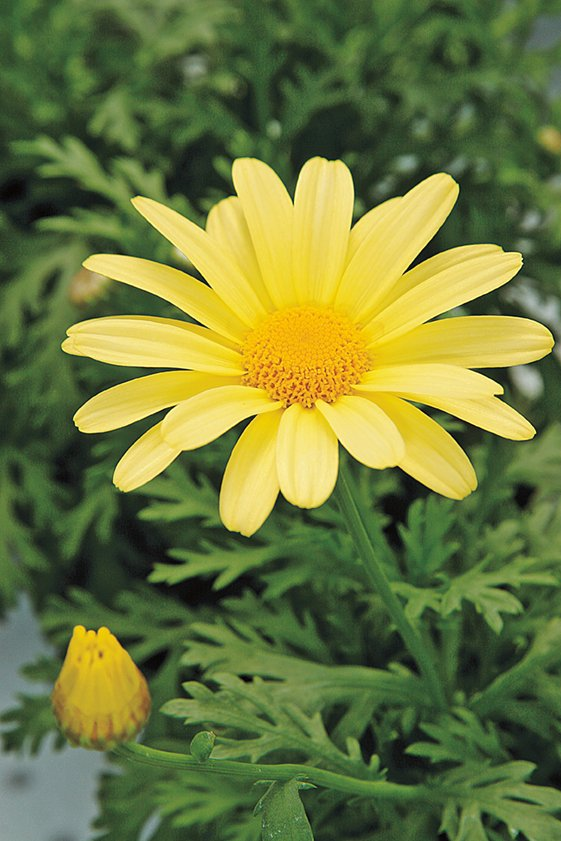
#> input picture assets/a1images/daisy.jpg, 561 x 841 px, found by its file name
$ python q5_gaussian_filtering.py
#> lines starting #> are read from the running program, lines starting #| are printed output that depends on the picture; long printed decimals are rounded
import numpy as np
import matplotlib.pyplot as plt
import matplotlib.gridspec as gridspec
from mpl_toolkits.mplot3d import Axes3D   # noqa: F401 — registers 3D projection
import cv2

# Helper — build a Gaussian kernel of any size
def gaussian_kernel(size, sigma):

    assert size % 2 == 1, "Kernel size must be odd"
    half = size // 2
    # Create coordinate grids centred at zero
    # e.g. for size=5: coords = [-2, -1, 0, 1, 2]
    coords = np.arange(-half, half + 1)          # shape (size,)
    x, y   = np.meshgrid(coords, coords)         # both shape (size, size)

    # Evaluate the (unnormalised) Gaussian
    kernel = np.exp(-(x**2 + y**2) / (2 * sigma**2))

    # Normalise so coefficients sum to 1
    kernel /= kernel.sum()
    return kernel


# (a) 5×5 kernel, σ = 2
SIGMA = 2
kernel_5x5 = gaussian_kernel(size=5, sigma=SIGMA)

print("(a) 5×5 Gaussian kernel  (σ = 2):")
print("-" * 55)
# Print with 6 decimal places so the symmetry is clear
with np.printoptions(precision=6, suppress=True):
    print(kernel_5x5)
print(f"\nKernel sum (should be 1.0) : {kernel_5x5.sum():.10f}")
print(f"Centre value               : {kernel_5x5[2,2]:.6f}  (largest)")
print(f"Corner value               : {kernel_5x5[0,0]:.6f}  (smallest)")

# (b) 51×51 kernel — 3D surface plot
kernel_51x51 = gaussian_kernel(size=51, sigma=SIGMA)

half = 25
coords = np.arange(-half, half + 1)
X, Y   = np.meshgrid(coords, coords)

fig_3d = plt.figure(figsize=(10, 7))
ax3d   = fig_3d.add_subplot(111, projection="3d")

surf = ax3d.plot_surface(
    X, Y, kernel_51x51,
    cmap="viridis",
    edgecolor="none",
    alpha=0.92
)

ax3d.set_xlabel("x  (pixels)", fontsize=10, labelpad=8)
ax3d.set_ylabel("y  (pixels)", fontsize=10, labelpad=8)
ax3d.set_zlabel("Kernel coefficient", fontsize=10, labelpad=8)
ax3d.set_title(f"(b) 51×51 Gaussian Kernel  (σ = {SIGMA})", fontsize=12)
fig_3d.colorbar(surf, ax=ax3d, shrink=0.5, pad=0.1, label="Coefficient value")

plt.tight_layout()
plt.savefig("Q5_Gaussian_Filtering/outputs/q5_3d_surface.png", dpi=150, bbox_inches="tight")
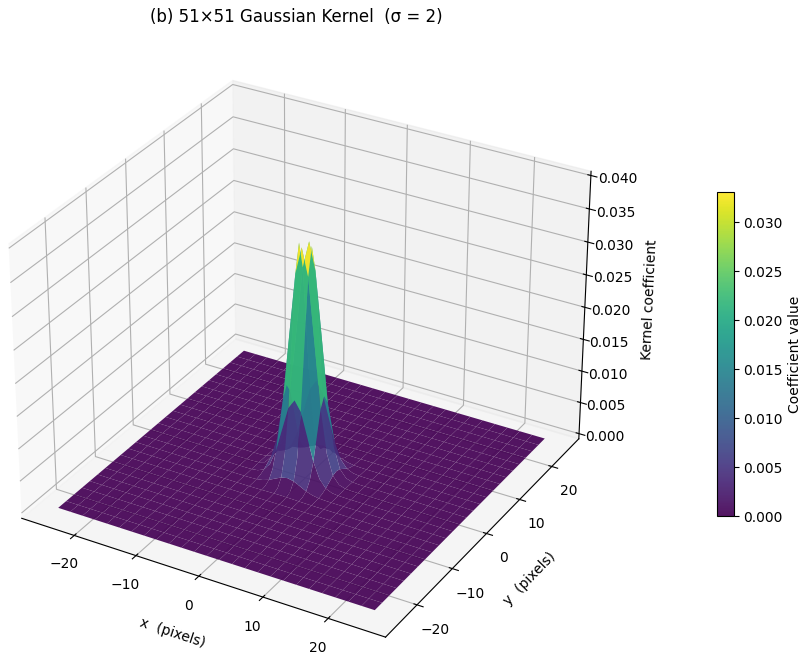
#> figure drawn by matplotlib, 2 panels
print("Saved -> q5_3d_surface.png")
plt.show()


# Load image for filtering  (daisy — good texture + edges for comparison)
img_bgr  = cv2.imread("assets/a1images/daisy.jpg")
#> img_bgr is the input picture: shape (841, 561, 3); mean B, G, R 60.7, 120.3, 108.5
img_rgb  = cv2.cvtColor(img_bgr, cv2.COLOR_BGR2RGB)
img_gray = cv2.cvtColor(img_bgr, cv2.COLOR_BGR2GRAY).astype(np.float32)
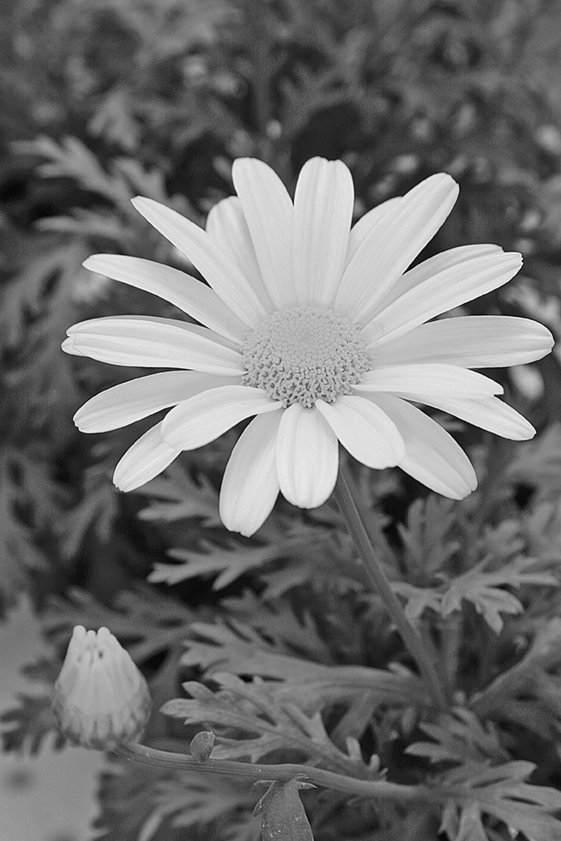
#> img_gray: shape (841, 561) float32; min 1, max 247, mean 110

print(f"\nImage : daisy.jpg  {img_gray.shape}")
#| Image : daisy.jpg  (841, 561)

# (c) Apply our manual kernel using cv2.filter2D
kernel_f32     = kernel_5x5.astype(np.float32)
smoothed_manual = cv2.filter2D(img_gray, ddepth=-1, kernel=kernel_f32)

# (d) OpenCV built-in cv2.GaussianBlur
smoothed_opencv = cv2.GaussianBlur(img_gray, ksize=(5, 5), sigmaX=SIGMA, sigmaY=SIGMA)

# Difference map
diff = np.abs(smoothed_manual.astype(np.float32) - smoothed_opencv.astype(np.float32))
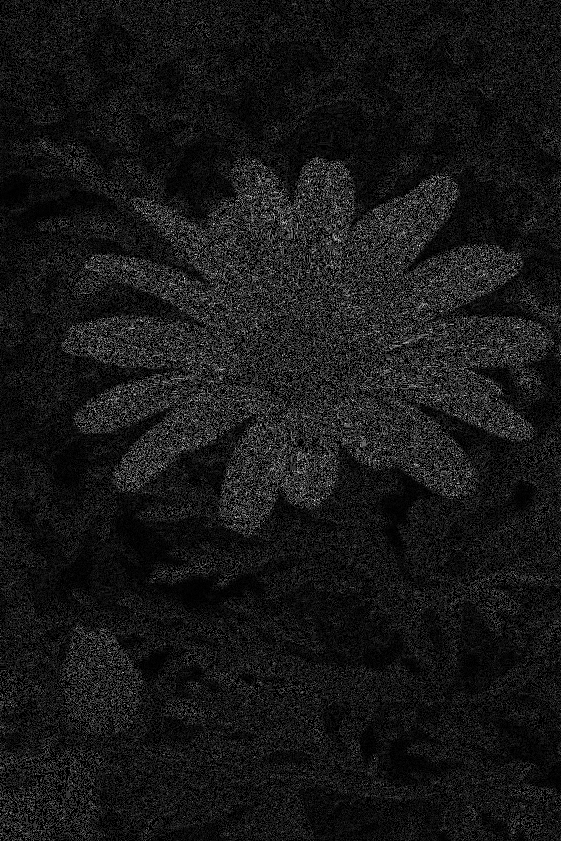
#> diff: shape (841, 561) float32; min 0, max 7.63e-05, mean 7.02e-06; drawn with min black and max white
print("Comparison — manual vs cv2.GaussianBlur():")
print(f"  Max pixel difference  : {diff.max():.4f}")
#|   Max pixel difference  : 0.0001
print(f"  Mean pixel difference : {diff.mean():.6f}")
#|   Mean pixel difference : 7e-06


# FIGURE — Filtering results
fig, axes = plt.subplots(2, 3, figsize=(15, 9))
fig.suptitle("Q5 — Gaussian Filtering  (σ = 2, 5×5 kernel)", fontsize=13, fontweight="bold")

# Row 0: images
panels = [
    (img_gray,        "Original grayscale"),
    (smoothed_manual, "(c) Manual kernel\nvia cv2.filter2D()"),
    (smoothed_opencv, "(d) cv2.GaussianBlur()\n(built-in)"),
]
for ax, (im, title) in zip(axes[0], panels):
    ax.imshow(im, cmap="gray", vmin=0, vmax=255)
    ax.set_title(title, fontsize=10)
    ax.axis("off")
#> this loop made 3 passes
#> title on pass 1: 'Original grayscale'

# Row 1: zoomed crop (top-left petal — rich texture)
H, W = img_gray.shape
#> H = 841; W = 561
r1, r2 = int(H * 0.05), int(H * 0.45)
#> r1 = 42; r2 = 378
c1, c2 = int(W * 0.05), int(W * 0.55)
#> c1 = 28; c2 = 308

zoom_orig   = img_gray[r1:r2, c1:c2]
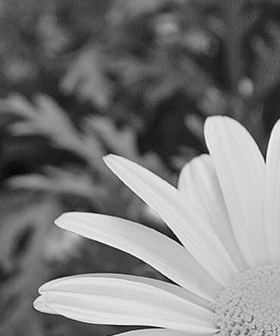
#> zoom_orig: shape (336, 280) float32; min 2, max 246, mean 123.1
zoom_manual = smoothed_manual[r1:r2, c1:c2]
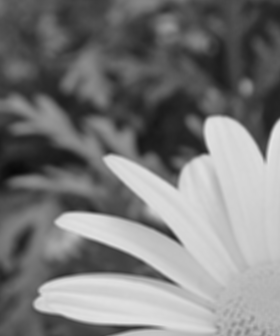
#> zoom_manual: shape (336, 280) float32; min 8.68, max 228.8, mean 123.1
zoom_opencv = smoothed_opencv[r1:r2, c1:c2]

for ax, (im, title) in zip(axes[1], [
    (zoom_orig,   "Zoomed — original"),
    (zoom_manual, "Zoomed — manual kernel"),
    (zoom_opencv, "Zoomed — OpenCV"),
]):
    ax.imshow(im, cmap="gray", vmin=0, vmax=255)
    ax.set_title(title, fontsize=10)
    ax.axis("off")
#> this loop made 3 passes

plt.tight_layout()
plt.savefig("Q5_Gaussian_Filtering/outputs/q5_filtering.png", dpi=150, bbox_inches="tight")
print("Saved -> q5_filtering.png")
plt.show()


# FIGURE — 5×5 kernel visualised as heatmap + values
fig2, axes2 = plt.subplots(1, 2, figsize=(11, 4))
fig2.suptitle("(a) 5×5 Gaussian Kernel  (σ = 2)", fontsize=12, fontweight="bold")

# Heatmap
im = axes2[0].imshow(kernel_5x5, cmap="Blues", aspect="equal")
axes2[0].set_title("Heatmap", fontsize=10)
axes2[0].set_xticks(range(5))
axes2[0].set_yticks(range(5))
plt.colorbar(im, ax=axes2[0], label="Coefficient")

# Annotate each cell with its value
for i in range(5):
    for j in range(5):
        axes2[0].text(j, i, f"{kernel_5x5[i,j]:.4f}",
                      ha="center", va="center", fontsize=8,
                      color="white" if kernel_5x5[i,j] > 0.06 else "#1a1a1a")

# 2D curve through centre row
axes2[1].plot(range(5), kernel_5x5[2, :], "o-", color="#185FA5",
              linewidth=2, markersize=7, label="Centre row  (y=0)")
axes2[1].plot(range(5), kernel_5x5[0, :], "s--", color="#888780",
              linewidth=1.5, markersize=5, label="Corner row  (y=-2)")
axes2[1].set_xticks(range(5))
axes2[1].set_xticklabels(["-2", "-1", "0", "+1", "+2"])
axes2[1].set_xlabel("x offset", fontsize=10)
axes2[1].set_ylabel("Coefficient", fontsize=10)
axes2[1].set_title("Kernel profile", fontsize=10)
axes2[1].legend(fontsize=9)
axes2[1].grid(True, alpha=0.3)

plt.tight_layout()
plt.savefig("Q5_Gaussian_Filtering/outputs/q5_kernel_5x5.png", dpi=150, bbox_inches="tight")
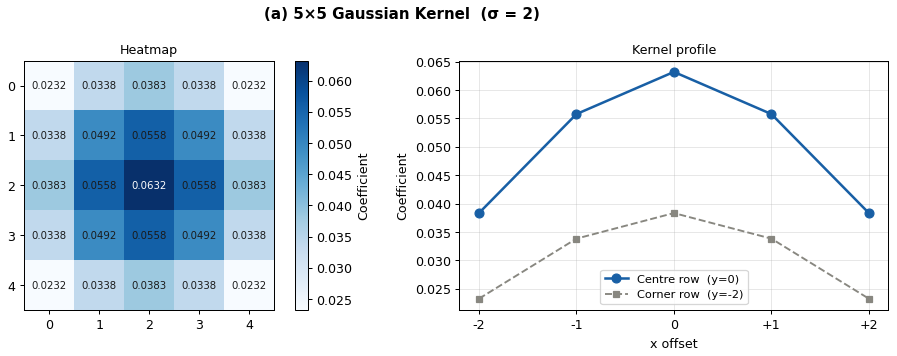
#> figure drawn by matplotlib, 3 panels
print("Saved -> q5_kernel_5x5.png")
plt.show()

# Difference heatmap
fig3, ax = plt.subplots(figsize=(6, 5))
im3 = ax.imshow(diff, cmap="hot", vmin=0, vmax=2)
ax.set_title(f"Difference map: manual vs OpenCV\n"
             f"max={diff.max():.3f}  mean={diff.mean():.4f}", fontsize=10)
ax.axis("off")
plt.colorbar(im3, ax=ax, label="Absolute pixel difference")
plt.tight_layout()
plt.savefig("Q5_Gaussian_Filtering/outputs/q5_diff.png", dpi=150, bbox_inches="tight")
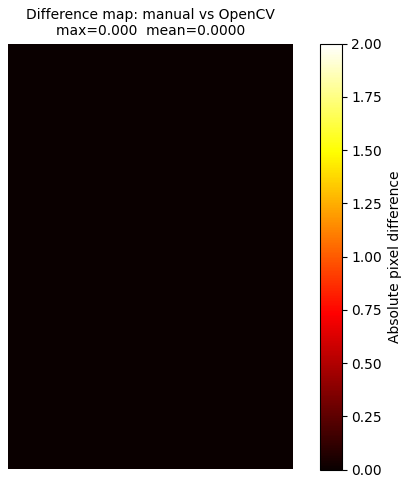
#> figure drawn by matplotlib, 2 panels
print("Saved -> q5_diff.png")
plt.show()

$ run again, with assets/a1images/emma.jpg copied over assets/a1images/daisy.jpg
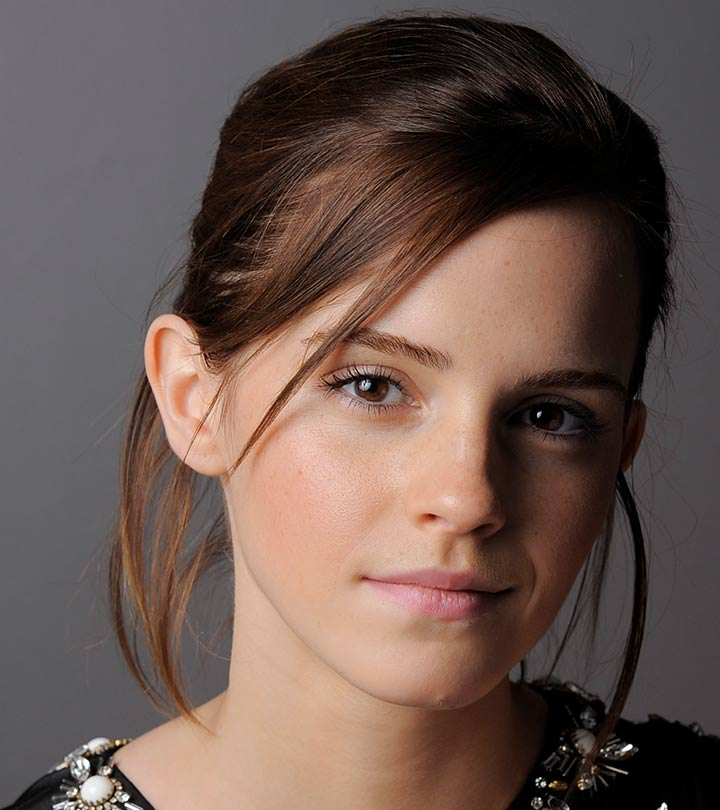
#> input picture assets/a1images/emma.jpg, 720 x 810 px, found by its file name
#> img_bgr is the input picture: shape (810, 720, 3); mean B, G, R 80.1, 87.4, 106.8
#| Image : daisy.jpg  (810, 720)
#|   Max pixel difference  : 0.0001
#|   Mean pixel difference : 6e-06
#> the loop `for ax, (im, title) in zip(axes[0], panels):` made 3 passes
#> title on pass 1: 'Original grayscale'
#> `zoom_manual = smoothed_manual[r1:r2, c1:c2]`:
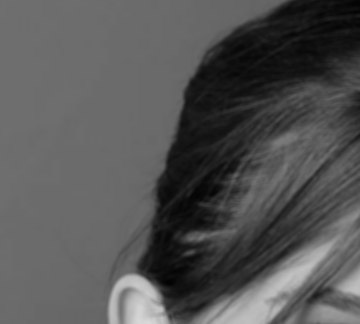
#> zoom_manual: shape (324, 360) float32; min 3.29, max 218, mean 85.2
#> the loop `for ax, (im, title) in zip(axes[1], [ (zoom_orig,   "Zoomed — original..` made 3 passes
#> `plt.savefig("Q5_Gaussian_Filtering/outputs/q5_diff.png", dpi=150, bbox..`:
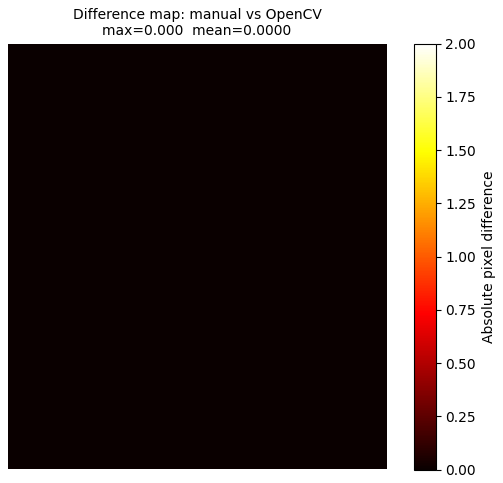
#> figure drawn by matplotlib, 2 panels

$ run again, with assets/a1images/highlights_and_shadows.jpg copied over assets/a1images/daisy.jpg
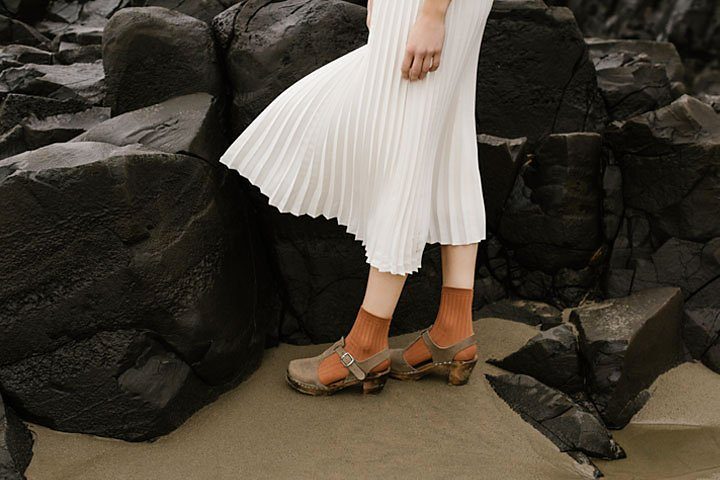
#> input picture assets/a1images/highlights_and_shadows.jpg, 720 x 480 px, found by its file name
#> img_bgr is the input picture: shape (480, 720, 3); mean B, G, R 58.1, 68.6, 75.7
#| Image : daisy.jpg  (480, 720)
#|   Max pixel difference  : 0.0001
#|   Mean pixel difference : 4e-06
#> the loop `for ax, (im, title) in zip(axes[0], panels):` made 3 passes
#> title on pass 1: 'Original grayscale'
#> `zoom_manual = smoothed_manual[r1:r2, c1:c2]`:
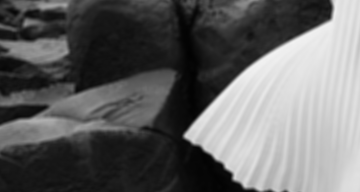
#> zoom_manual: shape (192, 360) float32; min 2.47, max 242.5, mean 100.4
#> the loop `for ax, (im, title) in zip(axes[1], [ (zoom_orig,   "Zoomed — original..` made 3 passes
#> `plt.savefig("Q5_Gaussian_Filtering/outputs/q5_diff.png", dpi=150, bbox..`:
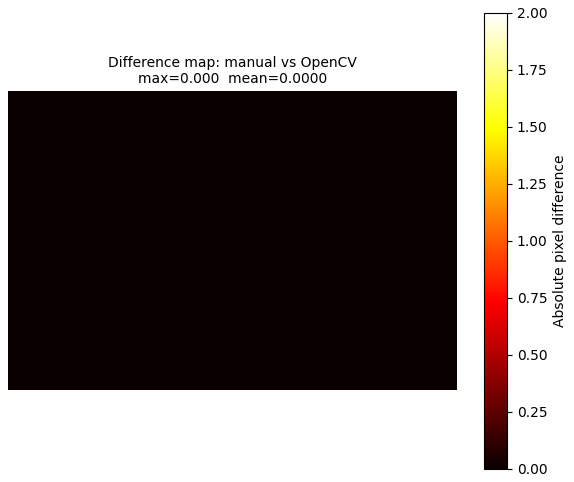
#> figure drawn by matplotlib, 2 panels

$ run again, with assets/a1images/jeniffer.jpg copied over assets/a1images/daisy.jpg
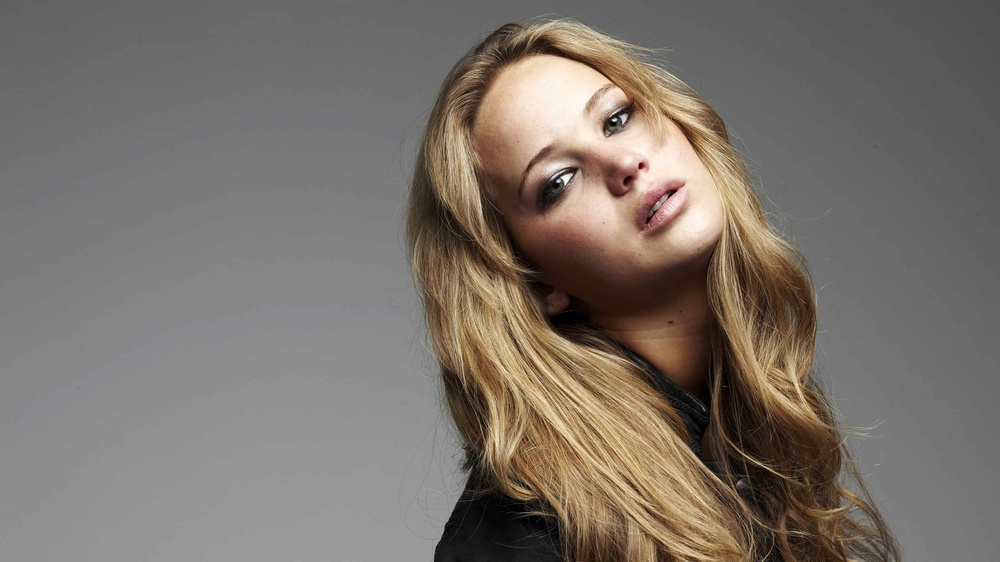
#> input picture assets/a1images/jeniffer.jpg, 1000 x 562 px, shrunk from 3840 x 2160 before the run, found by its file name
#> img_bgr is the input picture: shape (562, 1000, 3); mean B, G, R 106.8, 114.3, 122.3
#| Image : daisy.jpg  (562, 1000)
#|   Max pixel difference  : 0.0001
#|   Mean pixel difference : 7e-06
#> the loop `for ax, (im, title) in zip(axes[0], panels):` made 3 passes
#> title on pass 1: 'Original grayscale'
#> the loop `for ax, (im, title) in zip(axes[1], [ (zoom_orig,   "Zoomed — original..` made 3 passes
#> `plt.savefig("Q5_Gaussian_Filtering/outputs/q5_diff.png", dpi=150, bbox..`:
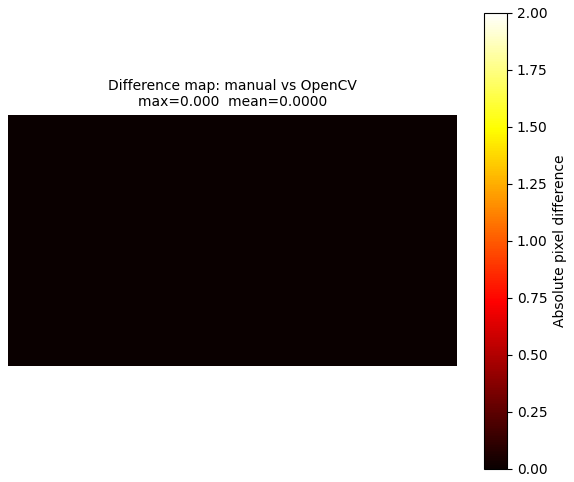
#> figure drawn by matplotlib, 2 panels
